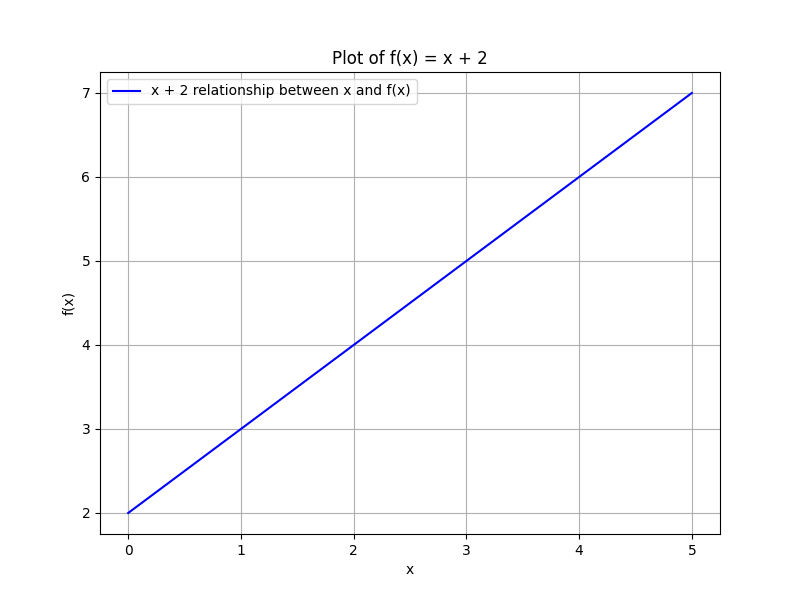

This figure's Python source:
import matplotlib.pyplot as plt
import numpy as np

# Generate x values
x = np.linspace(0, 5, 100)

# Calculate f(x) values
f_x = x + 2

# Create the plot
plt.figure(figsize=(8, 6))
plt.plot(x, f_x, label="x + 2 relationship between x and f(x)", color='blue')

# Add labels and title
plt.xlabel('x', color='black')
plt.ylabel('f(x)', color='black')
plt.title('Plot of f(x) = x + 2', color='black')

# Show the legend
plt.legend()

# Show the plot
plt.grid(True)
plt.savefig('simple_plot.png')
plt.show()
